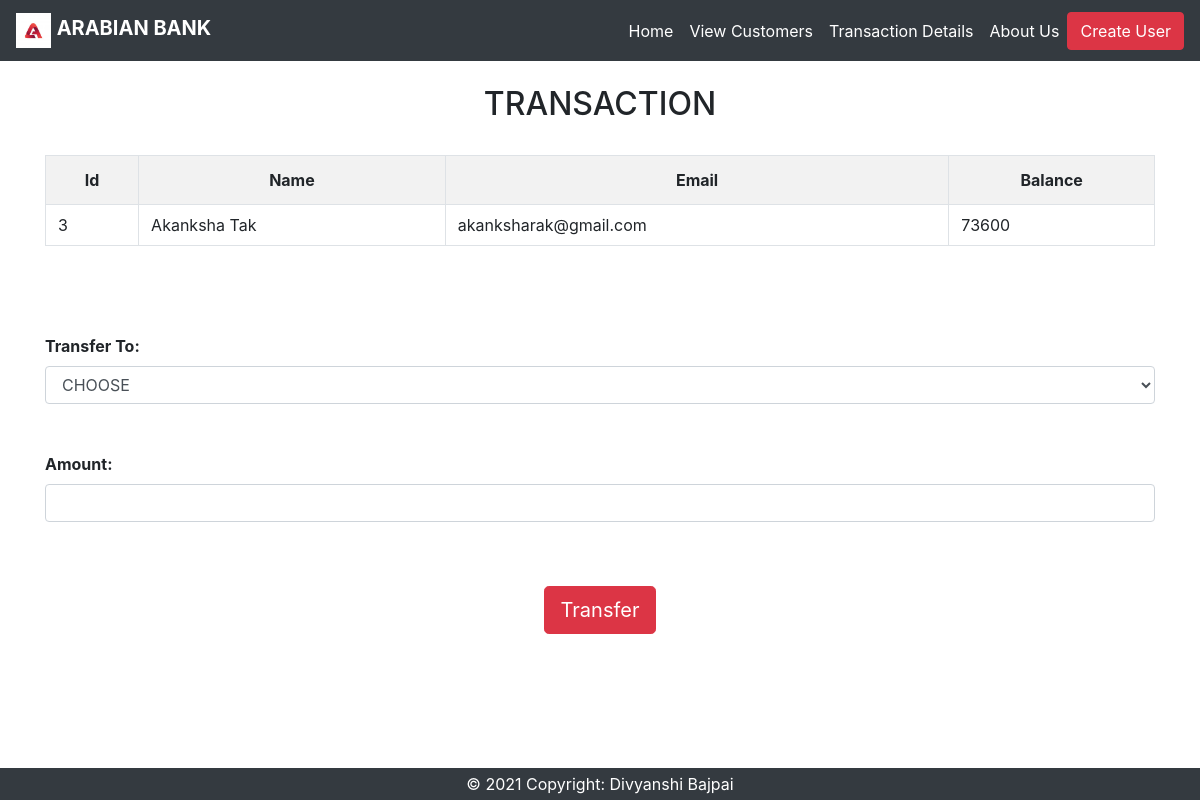
Screenshot of /selecteduserdetail.php?id=3 with the database file from the repository.
### tables this page shows
CREATE TABLE `users` (
  `id` int(3) NOT NULL,
  `name` text NOT NULL,
  `email` varchar(30) NOT NULL,
  `balance` int(8) NOT NULL
);

### selecteduserdetail.php (the view, shortened to what this page needs)
<!DOCTYPE html>
<html lang="en">
<head>
    <link rel="stylesheet" href="https://maxcdn.bootstrapcdn.com/bootstrap/4.0.0/css/bootstrap.min.css">
    <!DOCTYPE html>
    <html lang="en">
    <head>
    </head>
<body>
<?php
include 'navbar.php';
?>
<div class="container">
<h2 class="text-center pt-4">TRANSACTION</h2>
<?php
include 'config.php';
$sid=$_GET['id'];
$sql = "SELECT * FROM users where id=$sid";
$result=mysqli_query($conn,$sql);
$rows=mysqli_fetch_assoc($result);
?>
<form method="post" name="tcredit" class="tabletext" ><br>
<div>
<table class="table table-striped table-condensed table-bordered">
<tr>
<th class="text-center">Id</th>
<th class="text-center">Name</th>
<th class="text-center">Email</th>
<th class="text-center">Balance</th>
</tr>
<tr>
<td class="py-2"><?php echo $rows['id'] ?></td>
<td class="py-2"><?php echo $rows['name'] ?></td>
<td class="py-2"><?php echo $rows['email'] ?></td>
<td class="py-2"><?php echo $rows['balance'] ?></td>
</tr>
</table>
</div>
<br><br> <br>
<label for=""><b>Transfer To: </b></label>
<select name="to" class="form-control" required>
<option value="" disabled selected>CHOOSE</option>
</select>
<br>
<br>
<label for=""><b>Amount:</b></label>
<input type="number" class="form-control" name="amount" required>
<br><br>
<div class="text-center">
<button class="btn mt-3 btn-danger btn-lg" name="submit" type="submit" id="myBtn">Transfer</button>
</div>
</form>
</div>
<footer class="page-footer font-small blue" style="position:absolute;bottom:0;width:100vw;">
<div class="footer-copyright text-center py-1 bg-dark text-white">© 2021 Copyright:
  Divyanshi Bajpai
</div>
</footer>
</body>
</html>

### rows the page displays
users: id "3", name "Akanksha Tak", email "akanksharak@gmail.com", balance "73600"
